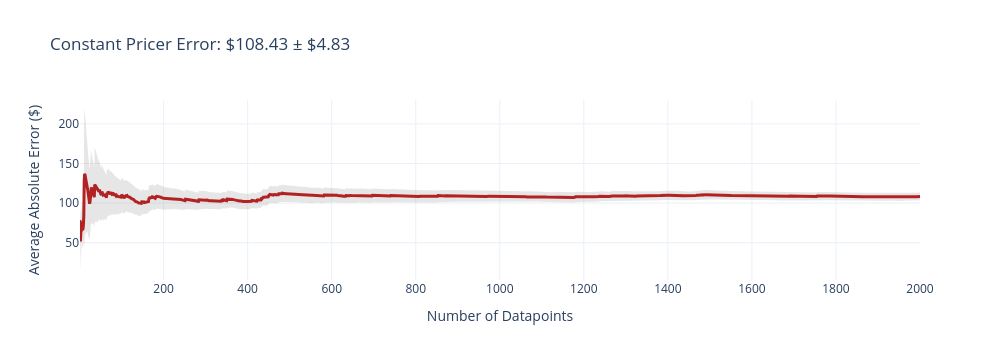
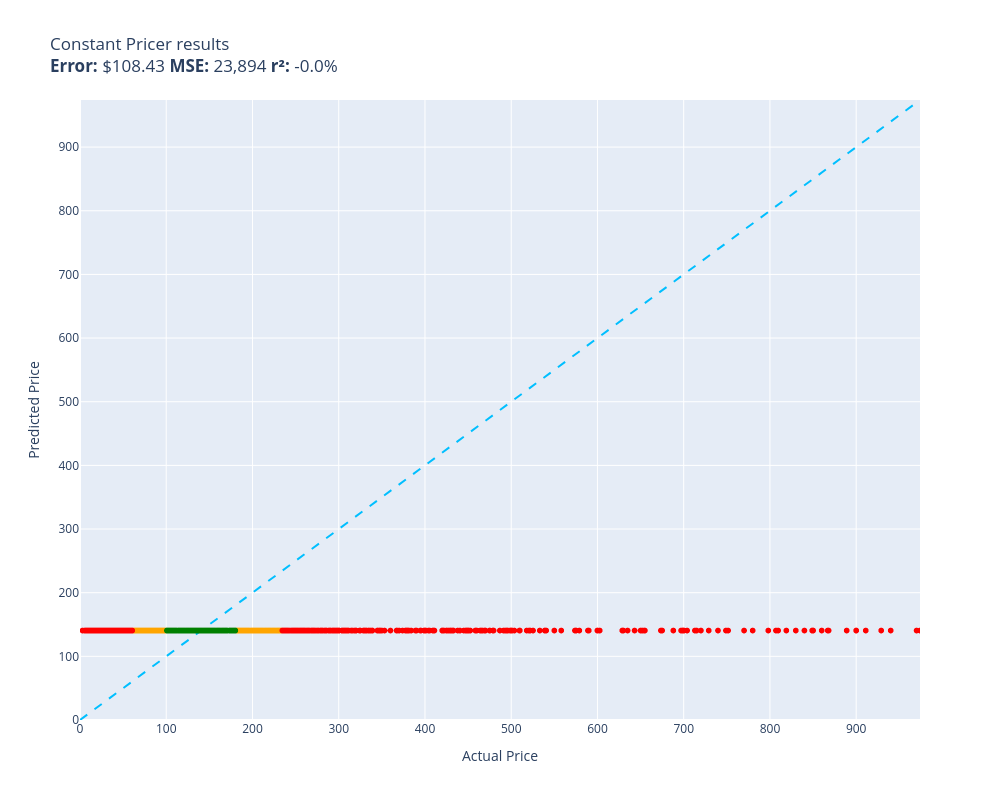

These figures' notebook cell, in order:
### Code cell
evaluate(constant_pricer, test, size=2000)

### Figure 1 — Plotly figure (JSON) as saved in the notebook; plotly's stock layout.template omitted (floating-point values rounded to 4 significant figures; data arrays with more than 128 entries replaced by an {"elided": "..."} marker saying what was removed)
{"data": [{"fill": "toself", "fillcolor": "rgba(128,128,128,0.2)", "hoverinfo": "skip", "line": {"color": "rgba(255,255,255,0)"}, "name": "95% CI", "showlegend": false, "type": "scatter", "x": {"elided": "4000 int values"}, "y": {"elided": "4000 float values"}}, {"customdata": {"elided": "2000x1 float values"}, "hovertemplate": "n=%{x}<br>Avg Error=$%{y:,.2f}<br>±95% CI=$%{customdata[0]:,.2f}<extra></extra>", "line": {"color": "firebrick", "width": 3}, "mode": "lines", "name": "Cumulative Avg Error", "type": "scatter", "x": {"elided": "2000 int values"}, "y": {"elided": "2000 float values"}}], "layout": {"height": 360, "showlegend": false, "title": {"text": "Constant Pricer Error: $108.43 ± $4.83"}, "width": 1000, "xaxis": {"title": {"text": "Number of Datapoints"}}, "yaxis": {"title": {"text": "Average Absolute Error ($)"}}}}

### Figure 2 — Plotly figure (JSON) as saved in the notebook; plotly's stock layout.template omitted (floating-point values rounded to 4 significant figures; data arrays with more than 128 entries replaced by an {"elided": "..."} marker saying what was removed)
{"data": [{"customdata": {"elided": "493x1 str values"}, "hovertemplate": "%{customdata[0]}<extra></extra>", "legendgroup": "orange", "marker": {"color": "orange", "size": 6, "symbol": "circle"}, "mode": "markers", "name": "orange", "showlegend": true, "type": "scattergl", "x": {"elided": "493 float values"}, "xaxis": "x", "y": {"elided": "493 float values"}, "yaxis": "y"}, {"customdata": {"elided": "367x1 str values"}, "hovertemplate": "%{customdata[0]}<extra></extra>", "legendgroup": "green", "marker": {"color": "green", "size": 6, "symbol": "circle"}, "mode": "markers", "name": "green", "showlegend": true, "type": "scattergl", "x": {"elided": "367 float values"}, "xaxis": "x", "y": {"elided": "367 float values"}, "yaxis": "y"}, {"customdata": {"elided": "1140x1 str values"}, "hovertemplate": "%{customdata[0]}<extra></extra>", "legendgroup": "red", "marker": {"color": "red", "size": 6, "symbol": "circle"}, "mode": "markers", "name": "red", "showlegend": true, "type": "scattergl", "x": {"elided": "1140 float values"}, "xaxis": "x", "y": {"elided": "1140 float values"}, "yaxis": "y"}, {"hoverinfo": "skip", "line": {"color": "deepskyblue", "dash": "dash", "width": 2}, "mode": "lines", "name": "y = x", "showlegend": false, "type": "scatter", "x": [0, 974.0], "y": [0, 974.0]}], "layout": {"height": 800, "legend": {"title": {"text": "color"}, "tracegroupgap": 0}, "showlegend": false, "title": {"text": "Constant Pricer results<br><b>Error:</b> $108.43 <b>MSE:</b> 23,894 <b>r²:</b> -0.0%"}, "width": 1000, "xaxis": {"anchor": "y", "domain": [0, 1], "range": [0, 974.0], "title": {"text": "Actual Price"}}, "yaxis": {"anchor": "x", "domain": [0, 1], "range": [0, 974.0], "title": {"text": "Predicted Price"}}}}
